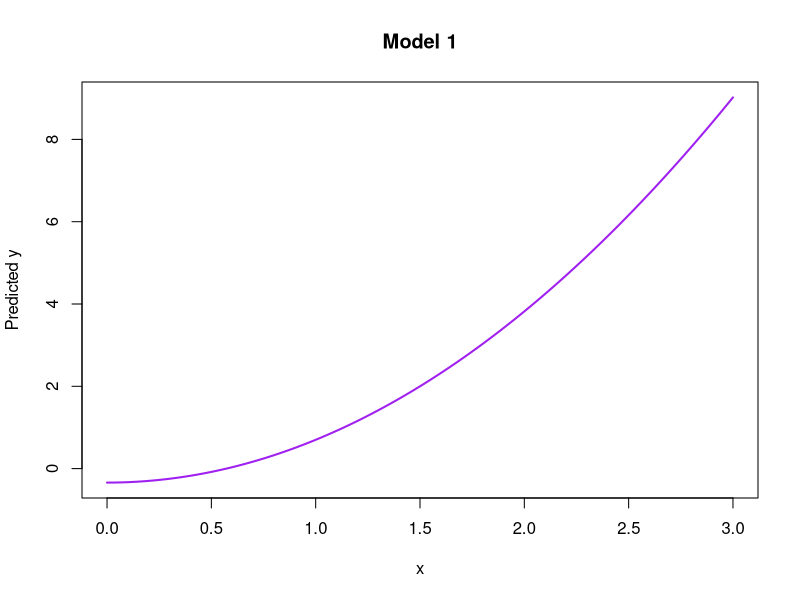
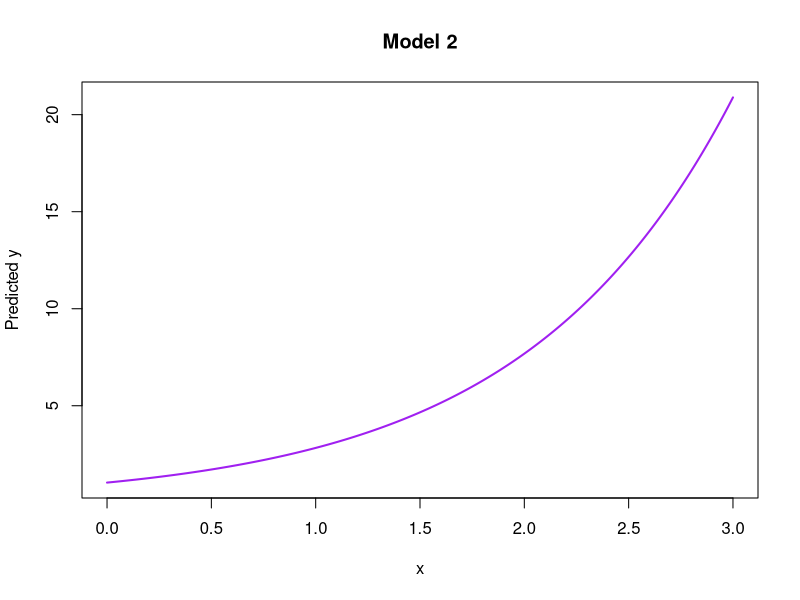
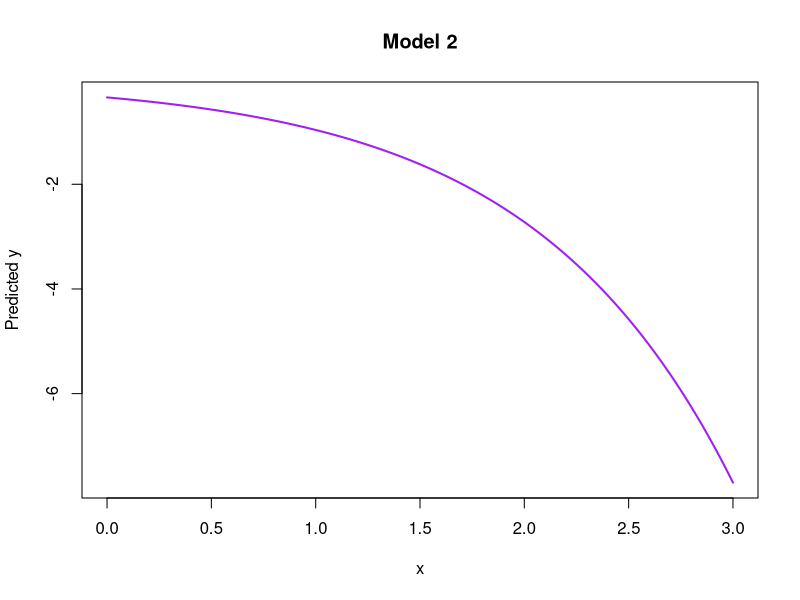
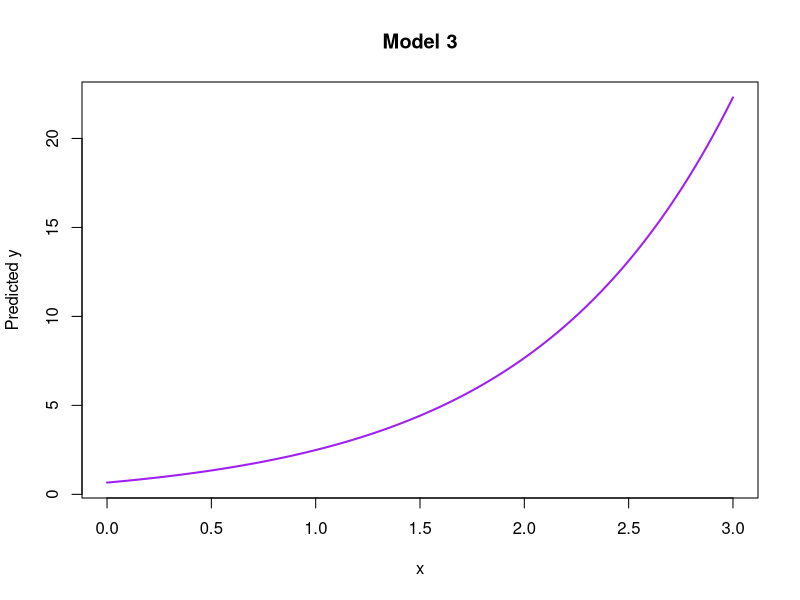
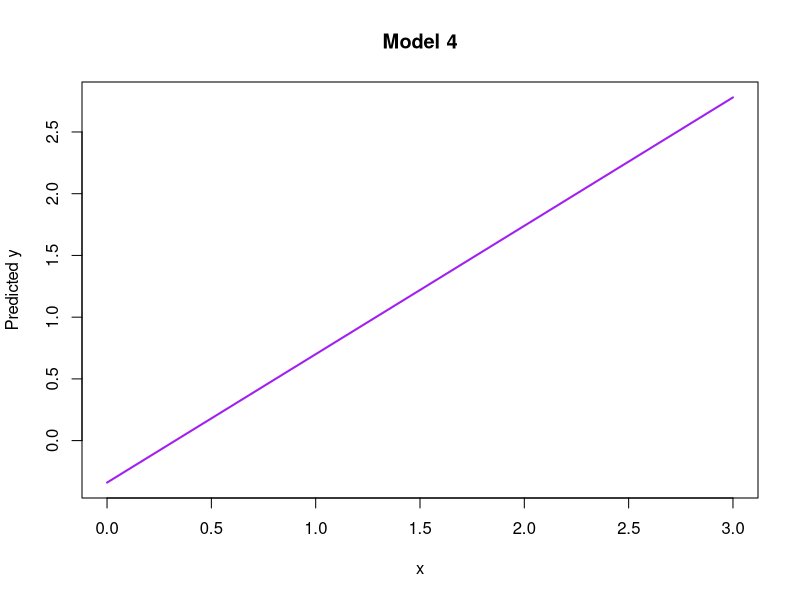

Generate these figures, in order, with R:
beta0 <- -0.34
beta1 <- 1.04
x <- seq(0, 3, length.out = 300)
y <- beta0 + beta1 * x^2

plot(
  x, y,
  type = "l",
  col = "purple",
  lwd = 2,
  xlab = "x",
  ylab = "Predicted y",
  main = "Model 1"
)

beta1 <- 1.04
x <- seq(0, 3, length.out = 300)
y <- beta1 * exp(x)

plot(
  x, y,
  type = "l",
  col = "purple",
  lwd = 2,
  xlab = "x",
  ylab = "Predicted y",
  main = "Model 2"
)

beta0 <- -0.34
beta1 <- 1.04
x <- seq(0, 3, length.out = 300)
y <- beta0 * exp(beta1*x)

plot(
  x, y,
  type = "l",
  col = "purple",
  lwd = 2,
  xlab = "x",
  ylab = "Predicted y",
  main = "Model 2"
)

beta0 <- -0.34
beta1 <- 1.04
x <- seq(0, 3, length.out = 300)
y <- beta0 + exp(beta1*x)

plot(
  x, y,
  type = "l",
  col = "purple",
  lwd = 2,
  xlab = "x",
  ylab = "Predicted y",
  main = "Model 3"
)


beta0 <- -0.34
beta1 <- 1.04
x <- seq(0, 3, length.out = 300)
y <- beta0 + exp(log(beta1))*x
# Or
# y <- beta0 + beta1 * x

plot(
  x, y,
  type = "l",
  col = "purple",
  lwd = 2,
  xlab = "x",
  ylab = "Predicted y",
  main = "Model 4"
)
